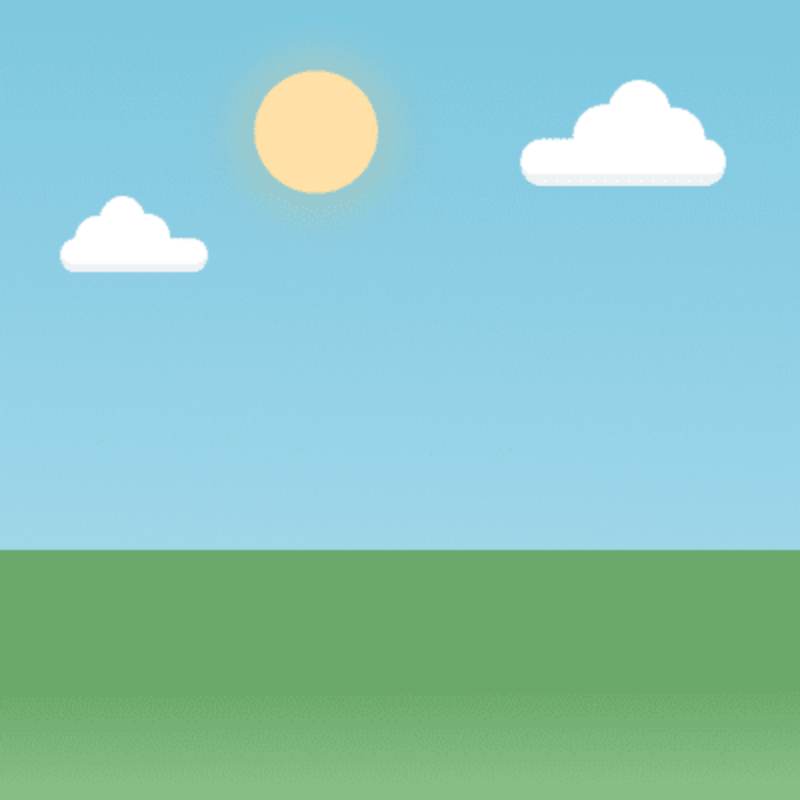
#> input picture b.png, 800 x 800 px, found by its file name
$ python main.py
#> lines starting #> are read from the running program, lines starting #| are printed output that depends on the picture
import cv2
import os
img=cv2.imread("E:/Sruthi/Open CV/Lesson 1/b.png",cv2.IMREAD_COLOR)
#> img is the input picture: shape (800, 800, 3); mean B, G, R 191.8, 198.3, 139.6
cv2.imshow("Background Image",img)#colored image
cv2.waitKey(0)
#grayscale image
img1=cv2.imread("E:/Sruthi/Open CV/Lesson 1/b.png",0)
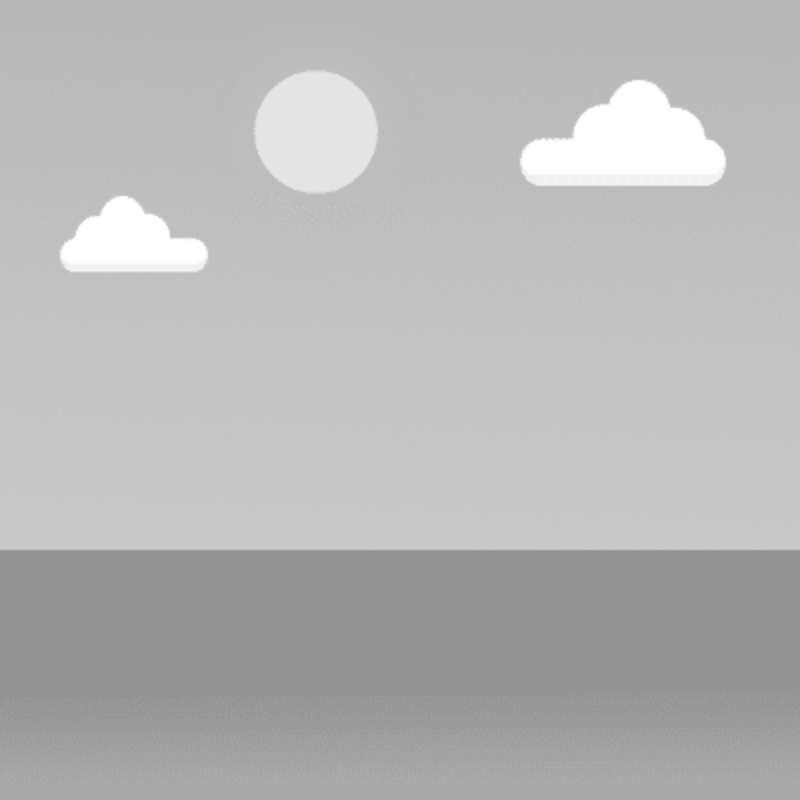
#> img1: shape (800, 800); min 147, max 255, mean 183.2
cv2.imshow("Background Image in Gray Scale",img1)
cv2.waitKey(0)
#saving image
saved_directory="E:\Sruthi\Open CV\Lesson 1\saved"
os.chdir(saved_directory)
cv2.imwrite("b.png",img1)

print("Successfully saved")
# Split the above image in red, blue and green different saturations
img2=cv2.imread("E:/Sruthi/Open CV/Lesson 1/b.png",1)
cv2.imshow("Original image",img2)
cv2.waitKey(0)
B,G,R =cv2.split(img2)
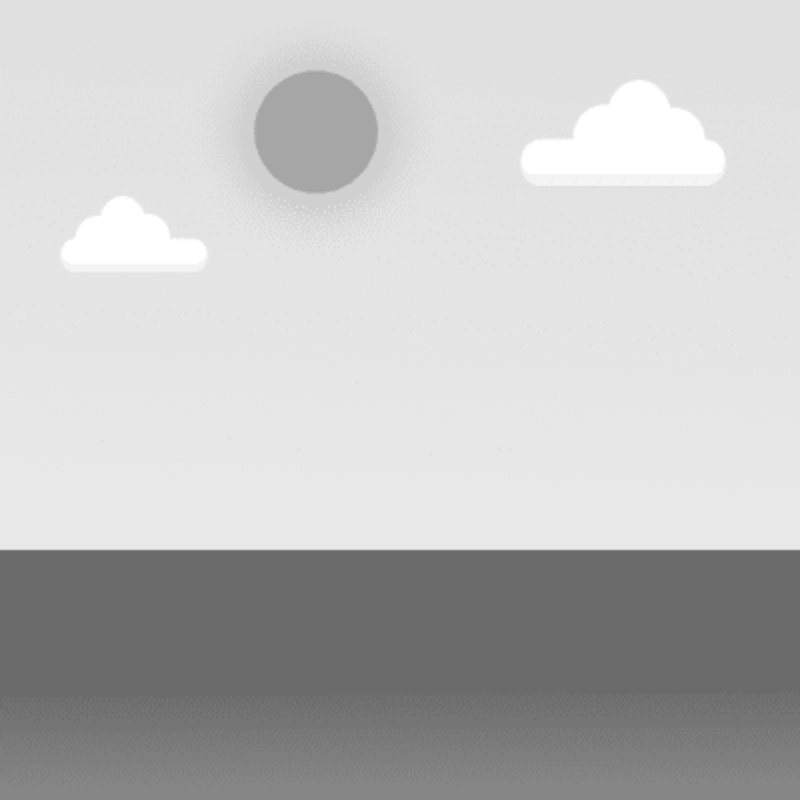
#> B: shape (800, 800); min 107, max 255, mean 191.8
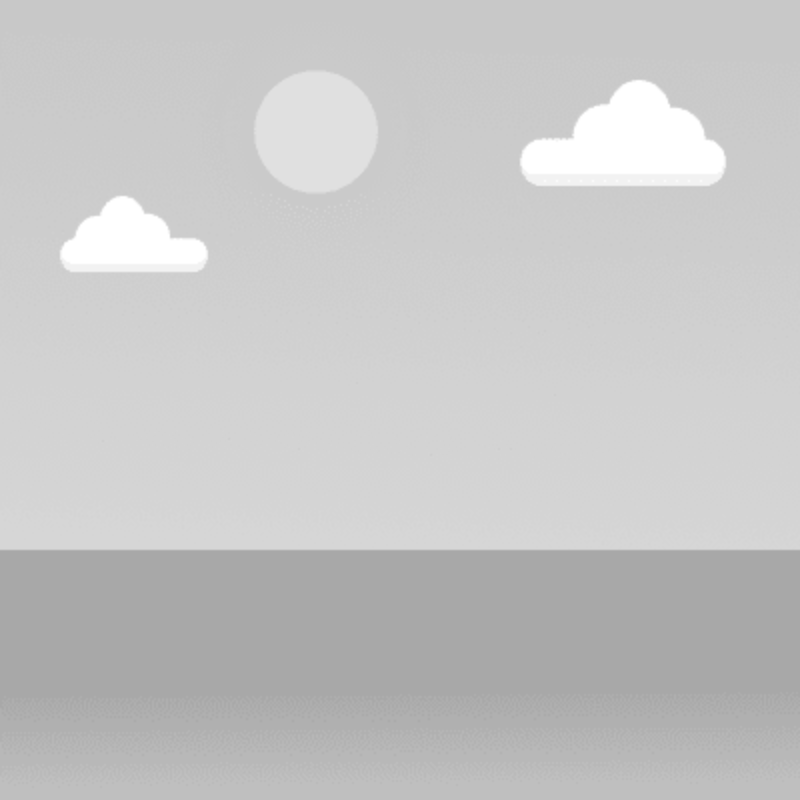
#> G: shape (800, 800); min 168, max 255, mean 198.3
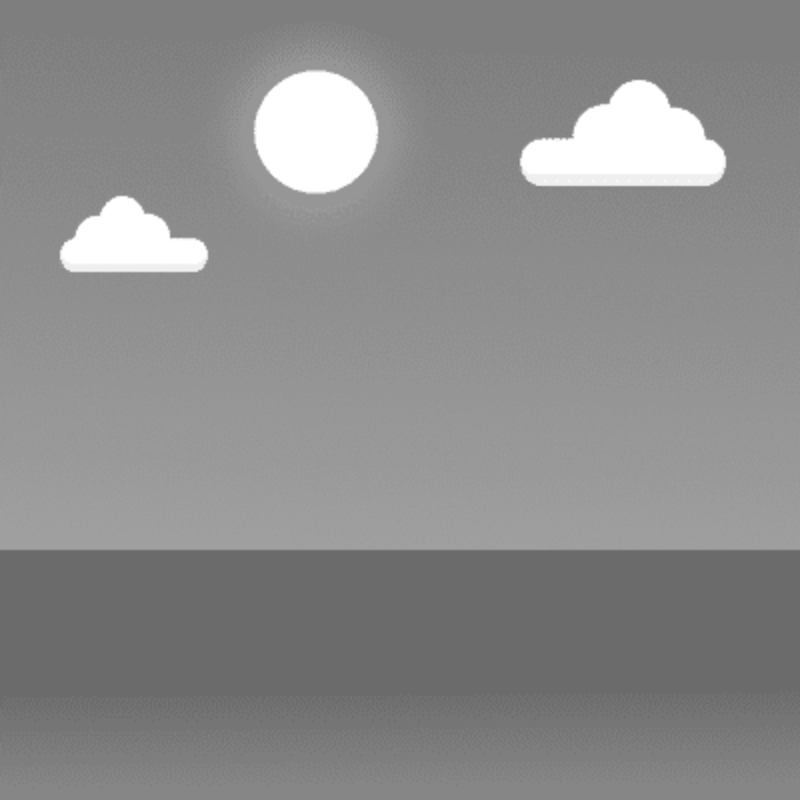
#> R: shape (800, 800); min 107, max 255, mean 139.6

cv2.imshow("Blue Saturation Image",B)
cv2.waitKey(0)
cv2.imshow("Green Saturation Image",G)
cv2.waitKey(0)
cv2.imshow("Red Saturation Image",R)
cv2.waitKey(0)
cv2.destroyAllWindows()
